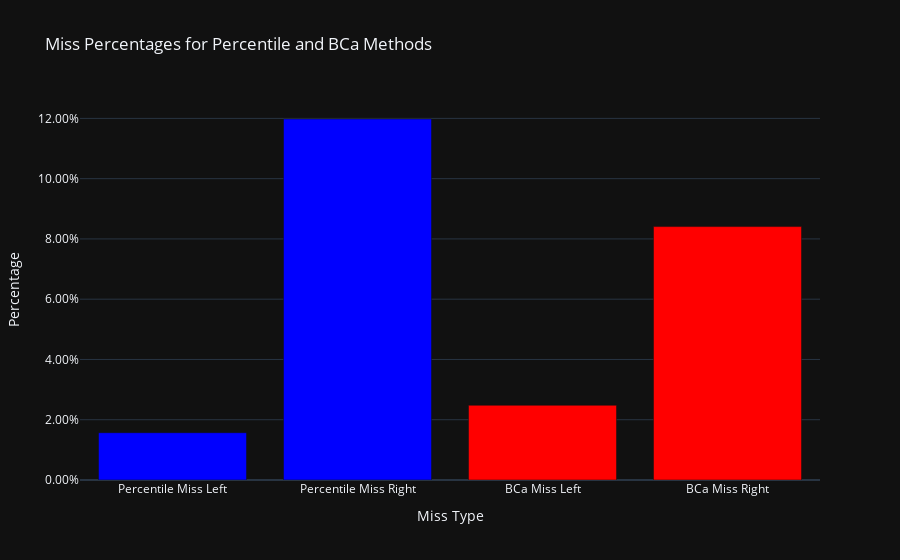

This figure's notebook cell:
### Code cell
# Visualization
fig = go.Figure()

fig.add_trace(go.Bar(
    x=['Percentile Miss Left', 'Percentile Miss Right', 'BCa Miss Left', 'BCa Miss Right'],
    y=[percentile_miss_left, percentile_miss_right, bca_miss_left, bca_miss_right],
    marker_color=['blue', 'blue', 'red', 'red']
))

fig.update_layout(
    title='Miss Percentages for Percentile and BCa Methods',
    xaxis_title='Miss Type',
    yaxis_title='Percentage',
    yaxis=dict(tickformat=".2%"),
)

fig.show()

print(f"Percentile Method Miss Left: {percentile_miss_left:.2%}")
print(f"Percentile Method Miss Right: {percentile_miss_right:.2%}")
print(f"BCa Method Miss Left: {bca_miss_left:.2%}")
print(f"BCa Method Miss Right: {bca_miss_right:.2%}")

### Figure 1 — Plotly figure (JSON) as saved in the notebook; plotly's stock layout.template omitted (floating-point values rounded to 4 significant figures)
{"data": [{"marker": {"color": ["blue", "blue", "red", "red"]}, "x": ["Percentile Miss Left", "Percentile Miss Right", "BCa Miss Left", "BCa Miss Right"], "y": [0.0157, 0.1198, 0.0248, 0.0841], "type": "bar"}], "layout": {"yaxis": {"title": {"text": "Percentage"}, "tickformat": ".2%"}, "title": {"text": "Miss Percentages for Percentile and BCa Methods"}, "xaxis": {"title": {"text": "Miss Type"}}}}
